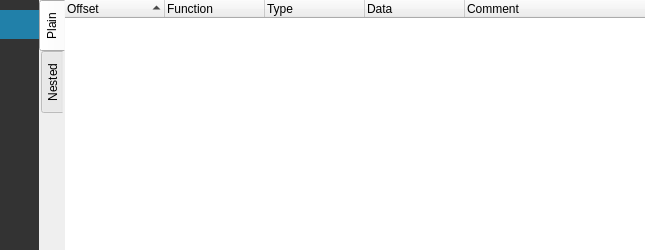
<?xml version="1.0" encoding="UTF-8"?>
<ui version="4.0">
 <class>PPAnnotationsWidget</class>
 <widget class="QDockWidget" name="PPAnnotationsWidget">
  <property name="geometry">
   <rect>
    <x>0</x>
    <y>0</y>
    <width>645</width>
    <height>250</height>
   </rect>
  </property>
  <property name="windowTitle">
   <string notr="true">Annotations</string>
  </property>
  <widget class="QWidget" name="dockWidgetContents">
   <layout class="QHBoxLayout" name="horizontalLayout">
    <property name="spacing">
     <number>0</number>
    </property>
    <property name="leftMargin">
     <number>0</number>
    </property>
    <property name="topMargin">
     <number>0</number>
    </property>
    <property name="rightMargin">
     <number>0</number>
    </property>
    <property name="bottomMargin">
     <number>0</number>
    </property>
    <item>
     <widget class="QFrame" name="frame">
      <property name="styleSheet">
       <string notr="true">background-color: #333;</string>
      </property>
      <property name="frameShape">
       <enum>QFrame::NoFrame</enum>
      </property>
      <property name="frameShadow">
       <enum>QFrame::Raised</enum>
      </property>
      <layout class="QVBoxLayout" name="verticalLayout">
       <property name="spacing">
        <number>5</number>
       </property>
       <property name="leftMargin">
        <number>0</number>
       </property>
       <property name="topMargin">
        <number>10</number>
       </property>
       <property name="rightMargin">
        <number>0</number>
       </property>
       <property name="bottomMargin">
        <number>0</number>
       </property>
       <item>
        <widget class="QToolButton" name="toolButton">
         <property name="toolTip">
          <string notr="true">Show plain list</string>
         </property>
         <property name="styleSheet">
          <string notr="true">QToolButton { /* all types of tool button */
     border: 5px solid #333;
     border-left: 10px solid #333;
	 border-right: 10px solid #333;
     border-radius: 0px;
     background-color: #333;
 }

QToolButton:hover {
     border: 5px solid #444;
     border-left: 10px solid #444;
	 border-right: 10px solid #444;
     border-radius: 0px;
     background-color: #444;
 }

QToolButton:checked {
     border: 5px solid #2180a9;
     border-left: 10px solid #2180a9;
	 border-right: 10px solid #2180a9;
     border-radius: 0px;
     background-color: #2180a9;
}

QToolTip {
	background-color: #444;
	border: 3px solid #444;
	color: rgb(232, 232, 232);
}</string>
         </property>
         <property name="text">
          <string/>
         </property>
         <property name="icon">
          <iconset resource="../resources.qrc">
           <normaloff>:/img/icons/hexdump_light.svg</normaloff>
           <normalon>:/img/icons/hexdump_white.svg</normalon>
           <activeon>:/img/icons/hexdump_white.svg</activeon>:/img/icons/hexdump_light.svg</iconset>
         </property>
         <property name="checkable">
          <bool>true</bool>
         </property>
         <property name="checked">
          <bool>true</bool>
         </property>
         <attribute name="buttonGroup">
          <string notr="true">buttonGroup</string>
         </attribute>
        </widget>
       </item>
       <item>
        <widget class="QToolButton" name="toolButton_2">
         <property name="toolTip">
          <string notr="true">Show grouped list</string>
         </property>
         <property name="styleSheet">
          <string notr="true">QToolButton { /* all types of tool button */
     border: 5px solid #333;
     border-left: 10px solid #333;
	 border-right: 10px solid #333;
     border-radius: 0px;
     background-color: #333;
 }

QToolButton:hover {
     border: 5px solid #444;
     border-radius: 0px;
     background-color: #444;
 }

QToolButton:checked {
     border: 5px solid #2180a9;
     border-radius: 0px;
     background-color: #2180a9;
}

QToolTip {
	background-color: #444;
	border: 3px solid #444;
	color: rgb(232, 232, 232);
}</string>
         </property>
         <property name="text">
          <string notr="true"/>
         </property>
         <property name="icon">
          <iconset resource="../resources.qrc">
           <normaloff>:/img/icons/disas_light.svg</normaloff>
           <normalon>:/img/icons/disas_white.svg</normalon>
           <activeon>:/img/icons/disas_white.svg</activeon>:/img/icons/disas_light.svg</iconset>
         </property>
         <property name="checkable">
          <bool>true</bool>
         </property>
         <attribute name="buttonGroup">
          <string notr="true">buttonGroup</string>
         </attribute>
        </widget>
       </item>
       <item>
        <spacer name="verticalSpacer">
         <property name="orientation">
          <enum>Qt::Vertical</enum>
         </property>
         <property name="sizeHint" stdset="0">
          <size>
           <width>20</width>
           <height>40</height>
          </size>
         </property>
        </spacer>
       </item>
      </layout>
     </widget>
    </item>
    <item>
     <widget class="QTabWidget" name="tabWidget">
      <property name="sizePolicy">
       <sizepolicy hsizetype="Expanding" vsizetype="Preferred">
        <horstretch>0</horstretch>
        <verstretch>0</verstretch>
       </sizepolicy>
      </property>
      <property name="styleSheet">
       <string notr="true">QTabWidget::pane { /* The tab widget frame */
border-top: 0px;
}</string>
      </property>
      <property name="tabPosition">
       <enum>QTabWidget::West</enum>
      </property>
      <property name="currentIndex">
       <number>0</number>
      </property>
      <widget class="QWidget" name="plain">
       <attribute name="title">
        <string>Plain</string>
       </attribute>
       <layout class="QVBoxLayout" name="verticalLayout_2">
        <property name="spacing">
         <number>0</number>
        </property>
        <property name="leftMargin">
         <number>0</number>
        </property>
        <property name="topMargin">
         <number>0</number>
        </property>
        <property name="rightMargin">
         <number>0</number>
        </property>
        <property name="bottomMargin">
         <number>0</number>
        </property>
        <item>
         <widget class="QTreeWidget" name="commentsTreeWidget">
          <property name="styleSheet">
           <string notr="true">QTreeWidget::item
{
    padding-top: 1px;
    padding-bottom: 1px;
}</string>
          </property>
          <property name="frameShape">
           <enum>QFrame::NoFrame</enum>
          </property>
          <property name="indentation">
           <number>8</number>
          </property>
          <property name="sortingEnabled">
           <bool>true</bool>
          </property>
          <column>
           <property name="text">
            <string>Offset</string>
           </property>
          </column>
          <column>
           <property name="text">
            <string>Function</string>
           </property>
          </column>
          <column>
           <property name="text">
            <string>Type</string>
           </property>
          </column>
          <column>
           <property name="text">
            <string>Data</string>
           </property>
          </column>
          <column>
           <property name="text">
            <string>Comment</string>
           </property>
          </column>
         </widget>
        </item>
       </layout>
      </widget>
      <widget class="QWidget" name="nested">
       <attribute name="title">
        <string>Nested</string>
       </attribute>
       <layout class="QVBoxLayout" name="verticalLayout_3">
        <property name="spacing">
         <number>0</number>
        </property>
        <property name="leftMargin">
         <number>0</number>
        </property>
        <property name="topMargin">
         <number>0</number>
        </property>
        <property name="rightMargin">
         <number>0</number>
        </property>
        <property name="bottomMargin">
         <number>0</number>
        </property>
        <item>
         <widget class="QTreeWidget" name="nestedCmtsTreeWidget">
          <property name="styleSheet">
           <string notr="true">QTreeWidget::item
{
    padding-top: 1px;
    padding-bottom: 1px;
}

QToolTip {
	background-color: #444;
	border: 3px solid #444;
	color: rgb(232, 232, 232);
	font: 11pt &quot;Monaco&quot;;
}</string>
          </property>
          <property name="frameShape">
           <enum>QFrame::NoFrame</enum>
          </property>
          <column>
           <property name="text">
            <string>Function/Offset</string>
           </property>
          </column>
          <column>
           <property name="text">
            <string>Type</string>
           </property>
          </column>
          <column>
           <property name="text">
            <string>Comment</string>
           </property>
          </column>
         </widget>
        </item>
       </layout>
      </widget>
     </widget>
    </item>
   </layout>
  </widget>
  <action name="actionHorizontal">
   <property name="checkable">
    <bool>true</bool>
   </property>
   <property name="text">
    <string>Horizontal</string>
   </property>
   <property name="toolTip">
    <string>Horizontal view</string>
   </property>
  </action>
  <action name="actionVertical">
   <property name="checkable">
    <bool>true</bool>
   </property>
   <property name="text">
    <string>Vertical</string>
   </property>
   <property name="toolTip">
    <string>Vertical view</string>
   </property>
  </action>
 </widget>
 <resources>
  <include location="../resources.qrc"/>
 </resources>
 <connections/>
 <buttongroups>
  <buttongroup name="buttonGroup"/>
 </buttongroups>
</ui>
